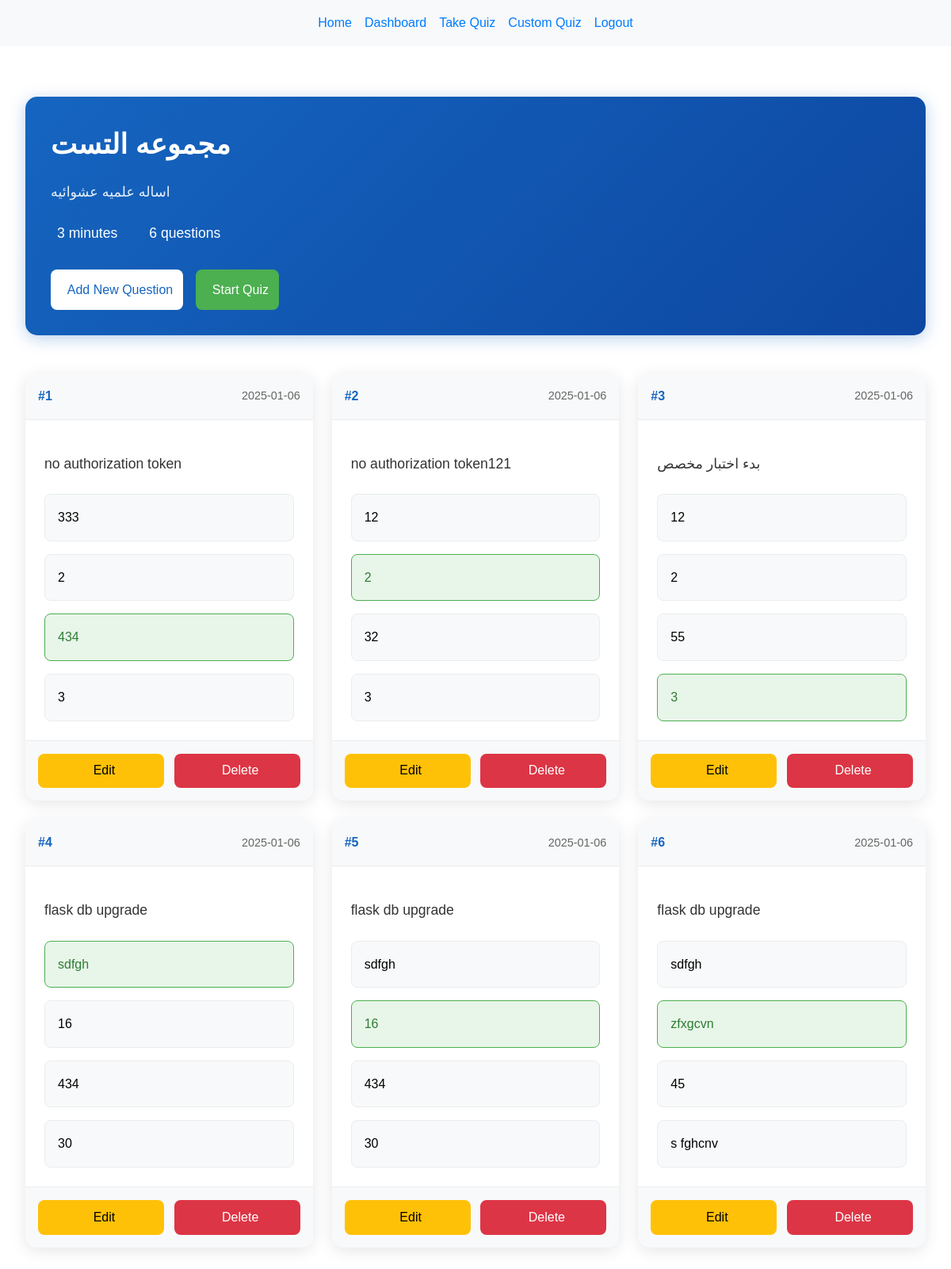
The page /view-group-questions/1 (signed in) on the database its author committed.
### models.py (models this page shows, shortened)
class QuestionGroup(db.Model):
    id = db.Column(db.Integer, primary_key=True)
    name = db.Column(db.String(100), nullable=False)
    description = db.Column(db.Text)
    time_limit = db.Column(db.Integer, default=300)  # in seconds
    user_id = db.Column(db.Integer, db.ForeignKey('user.id'), nullable=False)
    created_at = db.Column(db.DateTime, default=datetime.utcnow)
    questions = db.relationship('CustomQuestion', backref='group', lazy=True)

class CustomQuestion(db.Model):
    id = db.Column(db.Integer, primary_key=True)
    text = db.Column(db.Text, nullable=False)
    options = db.Column(db.JSON, nullable=False)
    correct_answer = db.Column(db.String(200), nullable=False)
    time_limit = db.Column(db.Integer, default=60)  # in seconds
    user_id = db.Column(db.Integer, db.ForeignKey('user.id'), nullable=False)
    group_id = db.Column(db.Integer, db.ForeignKey('question_group.id'))
    created_at = db.Column(db.DateTime, default=datetime.utcnow)

### routes.py (the view)
@routes_bp.route('/view-group-questions/<int:group_id>')
@login_required
def view_group_questions(group_id):
    group = QuestionGroup.query.get_or_404(group_id)
    if group.user_id != current_user.id:
        flash('You have no access to this group', 'error')
        return redirect(url_for('routes.custom_questions'))
    return render_template('group_questions.html', group=group)

### templates/group_questions.html (shortened to what this page needs)
{% extends "base.html" %}
{% block content %}
<div class="group-questions-container">
    <div class="page-header">
        <div class="header-info">
            <h1>{{ group.name }}</h1>
            <p class="group-description">{{ group.description or 'No description available' }}</p>
            <div class="group-meta">
                <span class="time-limit">
                    {% if group.time_limit >= 3600 %}
                        {{ (group.time_limit / 3600)|int }} hours
                    {% elif group.time_limit >= 60 %}
                        {{ (group.time_limit / 60)|int }} minutes
                    {% else %}
                        {{ group.time_limit }} seconds
                    {% endif %}
                </span>
                <span class="question-count">
                    {{ group.questions|length }} questions
                </span>
            </div>
        </div>
        <div class="header-actions">
            <a href="{{ url_for('routes.add_question', group_id=group.id) }}" class="btn btn-primary">
                Add New Question
            </a>
            {% if group.questions %}
            <a href="{{ url_for('routes.start_group_quiz', group_id=group.id) }}" class="btn btn-secondary">
                Start Quiz
            </a>
            {% endif %}
        </div>
    </div>
    {% if group.questions %}
    <div class="questions-grid">
        {% for question in group.questions %}
        <div class="question-card">
            <div class="question-header">
                <span class="question-number">#{{ loop.index }}</span>
                <span class="question-date">{{ question.created_at.strftime('%Y-%m-%d') }}</span>
            </div>
            <div class="question-content">
                <p class="question-text">{{ question.text }}</p>
                <div class="options-list">
                    {% for option in question.options %}
                    <div class="option {% if option == question.correct_answer %}correct{% endif %}">
                        {{ option }}
                    </div>
                    {% endfor %}
                </div>
            </div>
            <div class="question-actions">
                <button class="btn btn-edit" onclick="editQuestion('{{ question.id }}')">
                    Edit
                </button>
                <button class="btn btn-delete" onclick="deleteQuestion('{{ question.id }}')">
                    Delete
                </button>
            </div>
        </div>
        {% endfor %}
    </div>
    {% endif %}
</div>
{% endblock %}

### templates/base.html (style rules this page uses)
body { font-family: Arial, sans-serif; margin: 0; padding: 0; line-height: 1.6; }
.btn { padding: 0.5rem 1rem; text-decoration: none; border-radius: 4px; background: #007bff; color: white; border: none; cursor: pointer; }

### templates/group_questions.html (style rules this page uses)
.group-questions-container { max-width: 1200px; margin: 0 auto; padding: 2rem; direction: ltr; }
.page-header { margin-bottom: 3rem; background: linear-gradient(135deg, #1565C0, #0D47A1); padding: 2rem; border-radius: 15px; color: white; box-shadow: 0 4px 20px rgba(21, 101, 192, 0.3); }
.header-info h1 { font-size: 2.2rem; margin: 0 0 1rem 0; }
.group-description { font-size: 1.1rem; opacity: 0.9; margin-bottom: 1.5rem; }
.group-meta { display: flex; gap: 2rem; font-size: 1.1rem; }
.time-limit, .question-count { display: flex; align-items: center; gap: 0.5rem; }
.header-actions { margin-top: 2rem; display: flex; gap: 1rem; }
.questions-grid { display: grid; grid-template-columns: repeat(auto-fill, minmax(350px, 1fr)); gap: 1.5rem; }
.question-card { background: white; border-radius: 15px; box-shadow: 0 4px 20px rgba(0, 0, 0, 0.1); overflow: hidden; transition: all 0.3s ease; }
.question-header { background: #f8f9fa; padding: 1rem; display: flex; justify-content: space-between; align-items: center; border-bottom: 1px solid #e9ecef; }
.question-number { font-weight: bold; color: #1565C0; }
.question-date { color: #666; font-size: 0.9rem; }
.question-content { padding: 1.5rem; }
.question-text { font-size: 1.1rem; color: #333; margin-bottom: 1.5rem; line-height: 1.6; }
.options-list { display: grid; gap: 1rem; }
.option { padding: 1rem; background: #f8f9fa; border: 1px solid #e9ecef; border-radius: 8px; transition: all 0.3s ease; }
.option.correct { background: #e8f5e9; border-color: #4CAF50; color: #2e7d32; }
.question-actions { padding: 1rem; background: #f8f9fa; border-top: 1px solid #e9ecef; display: grid; grid-template-columns: repeat(2, 1fr); gap: 0.8rem; }
.btn { display: inline-flex; align-items: center; justify-content: center; gap: 0.5rem; padding: 0.8rem; border-radius: 8px; font-size: 1rem; font-weight: 500; cursor: pointer; transition: all 0.3s ease; border: none; text-decoration: none; }
.btn-primary { background: white; color: #1565C0; }
.btn-secondary { background: #4CAF50; color: white; }
.btn-edit { background: #FFC107; color: #000; }
.btn-delete { background: #dc3545; color: white; }

### rows shown on the page
QuestionGroup: name "مجموعه التست", description "اساله علميه عشوائيه", (group.time_limit/60)|int "3"
CustomQuestion: created_at "2025-01-06", text "no authorization token", options "333" "2" "434" "3"
CustomQuestion: created_at "2025-01-06", text "no authorization token121", options "12" "2" "32" "3"
CustomQuestion: created_at "2025-01-06", text "بدء اختبار مخصص", options "12" "2" "55" "3"
CustomQuestion: created_at "2025-01-06", text "flask db upgrade", options "sdfgh" "16" "434" "30"
CustomQuestion: created_at "2025-01-06", text "flask db upgrade", options "sdfgh" "16" "434" "30"
CustomQuestion: created_at "2025-01-06", text "flask db upgrade", options "sdfgh" "zfxgcvn" "45" "s fghcnv"

### other values the page prints
{{ group.questions|length }} "6"
